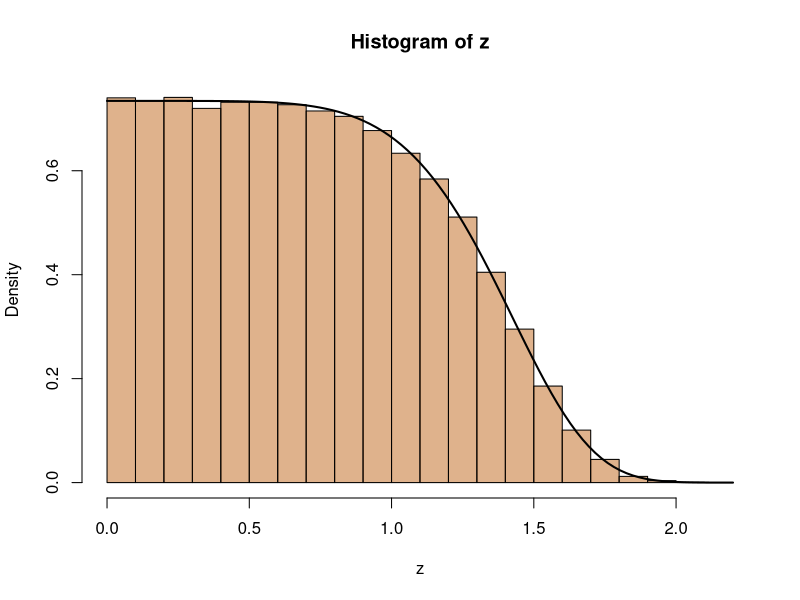

Generate this figure with R:
## ---- chunk 1
knitr::opts_chunk$set(echo = TRUE)
## ---- chunk 2
lambda = 1/10
alpha = 1/6
n = 1e5
y = rgamma(n,shape = alpha, rate = lambda)
z = y^alpha
## ---- chunk 3
hist(z, breaks = 30, freq = F, col = rgb(0.75,0.4,0.1,0.5)) # z is your sample
lambda = 1/10; alpha = 1/6
target <- function(x){exp(-lambda*x^(1/alpha))/
integrate(function(x) exp(-lambda*x^(1/alpha)),0,Inf)$value}
curve(target,lwd=2,add=T)
